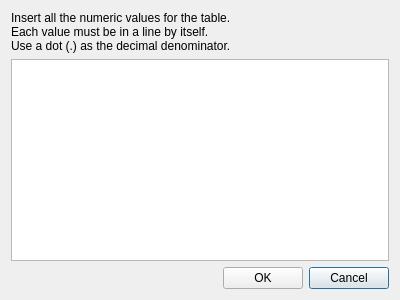
<?xml version="1.0" encoding="UTF-8"?>
<ui version="4.0">
 <class>DataInsert</class>
 <widget class="QDialog" name="DataInsert">
  <property name="geometry">
   <rect>
    <x>0</x>
    <y>0</y>
    <width>400</width>
    <height>300</height>
   </rect>
  </property>
  <property name="windowTitle">
   <string>SHelper</string>
  </property>
  <layout class="QGridLayout" name="gridLayout">
   <item row="2" column="0">
    <spacer name="horizontalSpacer">
     <property name="orientation">
      <enum>Qt::Horizontal</enum>
     </property>
     <property name="sizeHint" stdset="0">
      <size>
       <width>40</width>
       <height>20</height>
      </size>
     </property>
    </spacer>
   </item>
   <item row="2" column="2">
    <widget class="QPushButton" name="button_cancel">
     <property name="text">
      <string>Cancel</string>
     </property>
    </widget>
   </item>
   <item row="2" column="1">
    <widget class="QPushButton" name="button_OK">
     <property name="text">
      <string>OK</string>
     </property>
    </widget>
   </item>
   <item row="0" column="0" colspan="2">
    <widget class="QLabel" name="label">
     <property name="text">
      <string>&lt;html&gt;&lt;head/&gt;&lt;body&gt;&lt;p&gt;Insert all the numeric values for the table.&lt;br/&gt;Each value must be in a line by itself.&lt;br/&gt;Use a dot (.) as the decimal denominator.&lt;/p&gt;&lt;/body&gt;&lt;/html&gt;</string>
     </property>
     <property name="textFormat">
      <enum>Qt::RichText</enum>
     </property>
    </widget>
   </item>
   <item row="1" column="0" colspan="3">
    <widget class="QPlainTextEdit" name="values"/>
   </item>
  </layout>
 </widget>
 <resources/>
 <connections/>
</ui>
